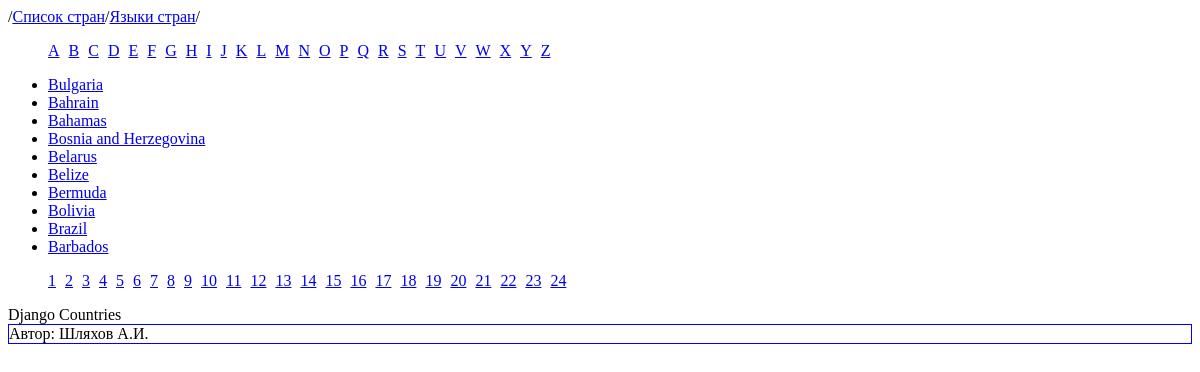
Page /countries-list/?page=3 on the committed database.
### MainApp/models.py (models this page shows)
class Country(models.Model):
    country = models.CharField(max_length=100)
    languages = models.CharField(max_length=200)

### MainApp/views.py (the view)
# urls.py: path('countries-list/', views.countries_list_page, name='countries-list'),
def countries_list_page(request):
    countries = [country.country for country in Country.objects.all()]
    paginator = Paginator(countries, 10)
    page_number = request.GET.get('page')
    page_obj = paginator.get_page(page_number)
    context = {
        "countries": countries,
        "alfabet": ascii_uppercase,
        'page_obj': page_obj,
    }
    return render(request, "countries_list_page.html", context)

### templates/countries_list_page.html (shortened to what this page needs)
{% extends "base_countries_page.html" %}

### templates/base_countries_page.html (shortened to what this page needs)
<!DOCTYPE html>
<html lang="en">
<head>
</head>
<body>
<nav class="menu">
    /<a href="{% url 'countries-list' %}">Список стран</a>/<a href="{% url 'languages-list' %}">Языки стран</a>/
</nav>
<ul class="alfabet">
{% for char in alfabet %}
    <li><a href="/countries-list/alfabet/countries-that-start-with-{{ char }}">{{ char }}</a></li>
{% endfor %}
</ul>
<ul>
{% for country in page_obj %}
    <li><a href="/countries-list/{{ country }}">{{ country }}</a></li>
{% endfor %}
</ul>
<nav>
    <ul class="paginator">
        {% if page_obj.paginator.page_range|length > 1 %}
            {% for p in page_obj.paginator.page_range %}
            <li>
                <a href="?page={{ p }}">{{ p }}</a>
            </li>
            {% endfor %}
        {% endif %}
    </ul>
</nav>
<header>
    Django Countries
</header>
<footer>
    Автор: Шляхов А.И.
</footer>
</body>
</html>

### rows in the picture
Country: page_obj "Bulgaria"
Country: page_obj "Bahrain"
Country: page_obj "Bahamas"
Country: page_obj "Bosnia and Herzegovina"
Country: page_obj "Belarus"
Country: page_obj "Belize"
Country: page_obj "Bermuda"
Country: page_obj "Bolivia"
Country: page_obj "Brazil"
Country: page_obj "Barbados"

### other values in the picture
{{ char }} "A" "B" "C" "D" "E" "F" "G" "H" "I" "J" "K" "L" "M" "N" "O" "P" "Q" "R" "S" "T" "U" "V" "W" "X" "Y" "Z"
{{ p }} "1" "2" "3" "4" "5" "6" "7" "8" "9" "10" "11" "12" "13" "14" "15" "16" "17" "18" "19" "20" "21" "22" "23" "24"
